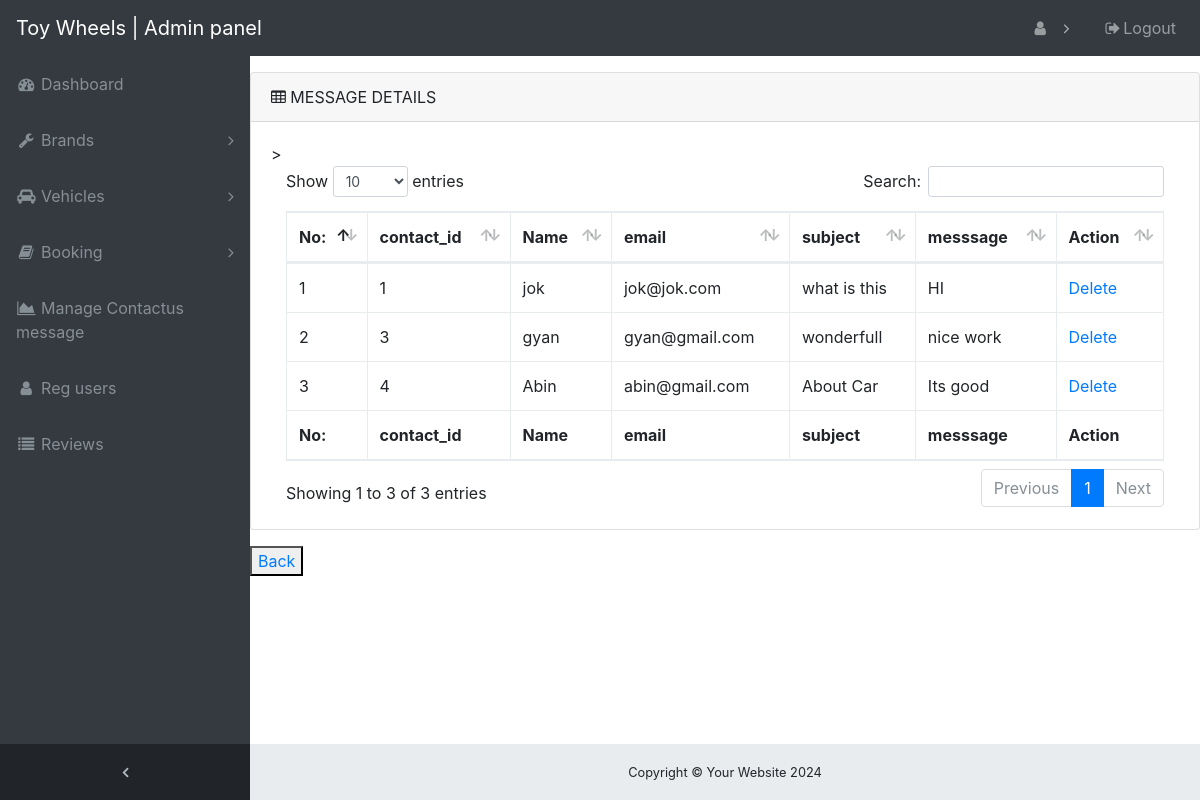
The app's page /carbook-master/admin/message.php (signed in) with its own data.
### tables this page shows
CREATE TABLE `contact` (
  `contact_id` int(50) NOT NULL,
  `name` varchar(50) NOT NULL,
  `email` varchar(50) NOT NULL,
  `subject` varchar(50) NOT NULL,
  `message` text NOT NULL
);

### carbook-master/admin/message.php (the view, shortened to what this page needs)
<?php
    include "sidebar.php";
?>
<?php
    include "dbconnect.php";
    $sql="select * from contact";
    $result=mysqli_query($conn,$sql);
?>
<html>
<head>
</head>
<body>
    <form name="details">
    <div class="card mb-3">
        <div class="card-header">
          <i class="fa fa-table"></i> MESSAGE DETAILS</div>
        <div class="card-body">
          <div class="table-responsive">
    <table class="table table-bordered" id="dataTable" width="100%" cellspacing="0">
        <thead>
        <tr>
           <th>No:</th>
           <th>contact_id</th>
           <th>Name</th>
           <th>email</th>
           <th>subject</th>
           <th>messsage</th>
           <th>Action</th>
        </tr>
        </thead>
        <tfoot>
        <tr>
           <th>No:</th>
           <th>contact_id</th>
           <th>Name</th>
           <th>email</th>
           <th>subject</th>
           <th>messsage</th>
           <th>Action</th>
        </tr>
        </tfoot>
        <tbody>
        <?php
        $i=0;
        while($rows=mysqli_fetch_assoc($result)){
            $i++;
        ?>
            <tr>
               <td><?php echo $i ?></td>
               <td><?php echo $rows['contact_id'] ?></td>
               <td><?php echo $rows['name'] ?></td>
               <td><?php echo $rows['email'] ?></td>
               <td><?php echo $rows['subject'] ?></td>
               <td><?php echo $rows['message'] ?></td>
               </td><td><a href='delete.php?userid=<?php $row["contact_id"] ?>'>Delete</a></td></tr>
        <?php
        }
        ?>
        </tbody>>
    </table>
          </div></div></div>
    <button><a href="index.php">Back</a></button>
    </form>
</body>
</html>

### carbook-master/admin/css/sb-admin.css (style rules this page uses)
html { position: relative; min-height: 100%; }
body { overflow-x: hidden; }
body.sticky-footer { margin-bottom: 56px; }
body.fixed-nav { padding-top: 56px; }

### records on screen
contact: contact_id "1", name "jok", email "jok@jok.com", subject "what is this", message "HI"
contact: contact_id "3", name "gyan", email "gyan@gmail.com", subject "wonderfull", message "nice work"
contact: contact_id "4", name "Abin", email "abin@gmail.com", subject "About Car", message "Its good"
